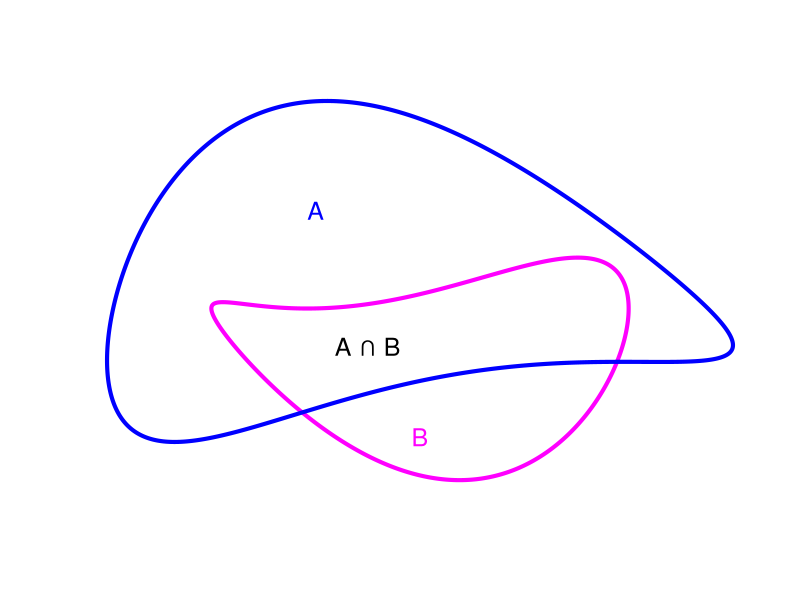

Source code (R):
print('file: ProbVenn.R')
# generalized sum rule: Venn diagram
p=seq(0,7,0.01); x=cos(p); y=sin(p)+0.2*sin(2*p+0.8)
# A:
xb=-0.3+0.3*cos(p)
yb=-0.3+0.3*sin(p)+0.15*sin(2*p+4)+0.02*sin(3*p+1)
# subset C with overlap to B
xc=-0.3+0.2*cos(p)
yc=-0.4+0.2*sin(p)+0.1*sin(2*p+1)
# png('Venn170716.png',width=16,height=16,units='cm',res=300)
plot(xc,yc,type='l',lwd=4,col='magenta',xlab='',ylab='',las=1,cex=0.4,
     xlim=c(-0.6,0),ylim=c(-0.7,0.15),bty='n',col.axis='white',xaxt='n',yaxt='n')
lines(xb,yb,col='blue',lwd=4)
text(-0.3,-0.6,'B',col='magenta',cex=1.5); 
text(-0.4,-0.1,'A',col='blue',cex=1.5)
text(-0.35,-0.4,'A \u2229 B',col='black',cex=1.5)
# dev.off()
